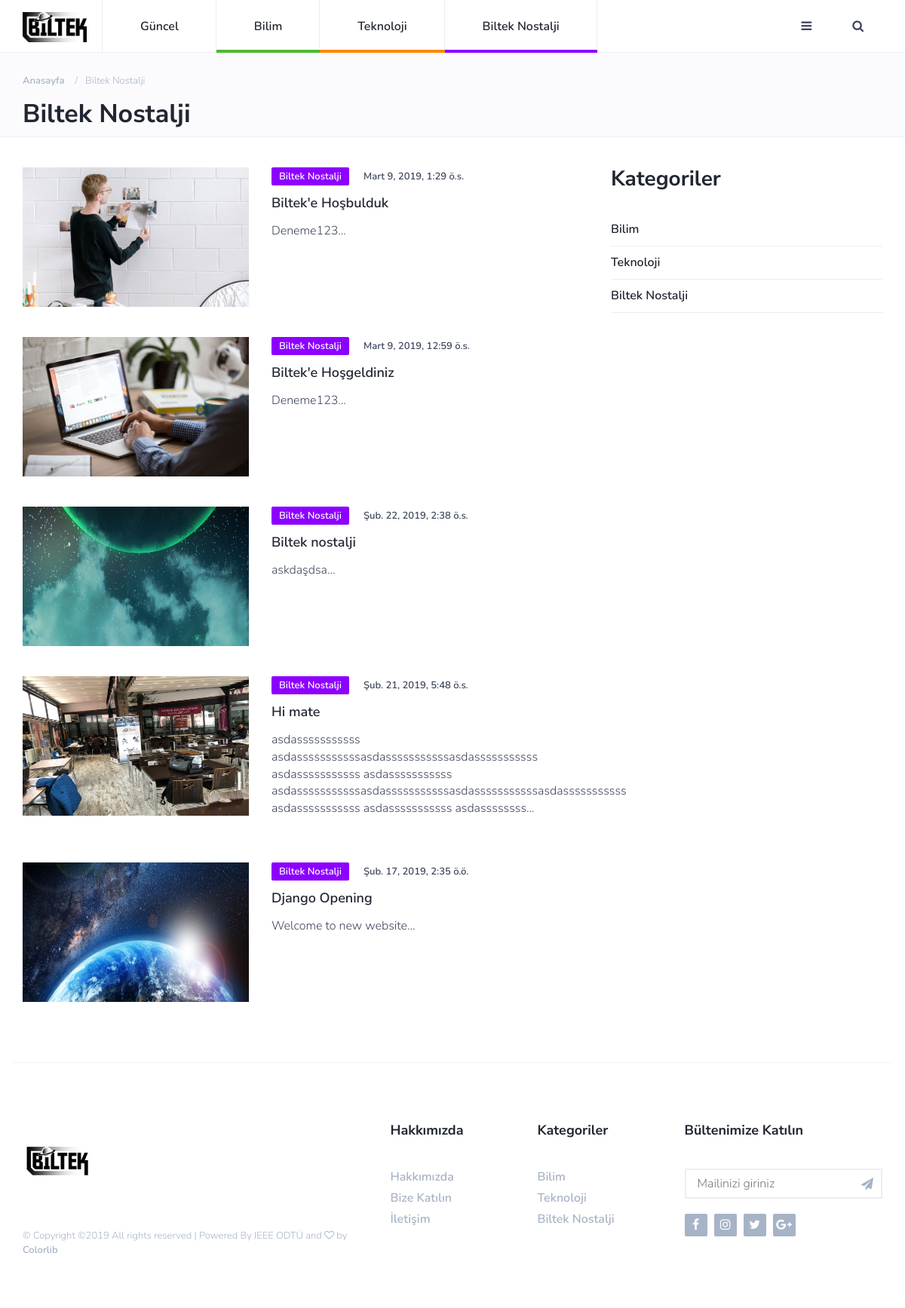
The page /biltek-nostalji/ on the database its author committed.
### articles/models.py (models this page shows, shortened)
class Article(models.Model):
    title = models.CharField(max_length=100)
    slug = models.SlugField()
    category = models.CharField(max_length=20)
    body = RichTextUploadingField()
    date = models.DateTimeField(auto_now_add=True)
    thumb = models.ImageField(default='default.png', blank=True)
    image = models.ImageField()
    mainornot = models.CharField(max_length=50,default='Hayır')
    def snippet(self):
        return self.body[:200] +"..."

### articles/views.py (the view)
# urls.py: path('biltek-nostalji/',article_views.biltek_nostalji, name="bilteknostalji"),
def biltek_nostalji(request):
    articles = Article.objects.all().order_by('-date')
    return render(request, 'articles/bilteknostalji.html',{'articles':articles})

### articles/templates/articles/bilteknostalji.html (shortened to what this page needs)
{% load static from staticfiles %}
<!DOCTYPE html>
<html lang="en">
	<head>
		<link type="text/css" rel="stylesheet" href="{% static "css/bootstrap.min.css" %}"/>
		<link rel="stylesheet" href="{% static "css/font-awesome.min.css" %}">
		<link type="text/css" rel="stylesheet" href="{% static "css/style.css" %}"/>
    </head>
	<body>
		<header id="header">
			<div id="nav">
				<div id="nav-fixed">
					<div class="container">
						<div class="nav-logo">
							<a href="{% url 'article_list' %}" class="logo"><img style="width: 85px; height: 40px;" src="{% static "./img/siyah2.png" %}" alt=""></a>
						</div>
						<ul class="nav-menu nav navbar-nav">
							<li><a href="#">Güncel</a></li>
							<li class="cat-1"><a href="{% url 'bilim' %}">Bilim</a></li>
							<li class="cat-2"><a href="{% url 'teknoloji' %}">Teknoloji</a></li>
							<li class="cat-4"><a href="{% url 'bilteknostalji' %}">Biltek Nostalji</a></li>
						</ul>
						<div class="nav-btns">
							<button class="aside-btn"><i class="fa fa-bars"></i></button>
							<button class="search-btn"><i class="fa fa-search"></i></button>
						</div>
					</div>
				</div>
							<body id="body">
							</body>
			</div>
			<div class="page-header">
				<div class="container">
					<div class="row">
						<div class="col-md-10">
							<ul class="page-header-breadcrumb">
								<li><a href="{% url 'article_list' %}">Anasayfa</a></li>
								<li>Biltek Nostalji</li>
							</ul>
							<h1>Biltek Nostalji</h1>
						</div>
					</div>
				</div>
			</div>
		</header>
		<div class="section">
			<div class="container">
				<div class="row">
					<div class="col-md-8">
						<div class="row">
							{% for article in articles %}
								{% if article.category == 'Biltek Nostalji' %}
								<div class="col-md-12">
									<div class="post post-row">
										<a class="post-img" href="{% url 'articles:detail' slug=article.slug %}"><img src="{{article.image.url}}" style="width:300px; height:185px;" alt=""></a>
										<div class="post-body">
											<div class="post-meta">
		  										<a class="post-category cat-3" href="{% url 'bilteknostalji' %}">{{ article.category }}</a>
												<span class="post-date">{{ article.date }}</span>
											</div>
											<h3 class="post-title"><a href="{% url 'articles:detail' slug=article.slug %}">{{ article.title }}</a></h3>
											<p>{{ article.snippet|striptags }}</p>
										</div>
									</div>
								</div>
								{% endif %}
							{% endfor %}
						</div>
					</div>
					<div class="col-md-4">
						<div class="aside-widget">
							<div class="section-title">
								<h2>Kategoriler</h2>
							</div>
							<div class="category-widget">
								<ul>
									<li><a href="{% url 'bilim' %}" class="cat-1">Bilim</a></li>
									<li><a href="{% url 'teknoloji' %}" class="cat-2">Teknoloji</a></li>
									<li><a href="{% url 'bilteknostalji' %}" class="cat-3">Biltek Nostalji</a></li>
								</ul>
							</div>
						</div>
					</div>
				</div>
			</div>
		</div>
		<footer id="footer">
			<div class="container">
				<div class="row">
					<div class="col-md-5">
						<div class="footer-widget">
							<div class="footer-logo">
								<a href="{% url 'article_list' %}" class="logo"><img src="{% static "./img/siyah.png" %}" alt="" width="100" height="100"></a>
							</div>
							<div class="footer-copyright">
								<span>&copy;
Copyright &copy;<script>document.write(new Date().getFullYear());</script> All rights reserved | Powered By IEEE ODTÜ and <i class="fa fa-heart-o" aria-hidden="true"></i> by <a href="https://colorlib.com" target="_blank">Colorlib</a>
</span>
							</div>
						</div>
					</div>
					<div class="col-md-4">
						<div class="row">
							<div class="col-md-6">
								<div class="footer-widget">
									<h3 class="footer-title">Hakkımızda</h3>
									<ul class="footer-links">
										<li><a href="{% url 'about' %}">Hakkımızda</a></li>
										<li><a href="#">Bize Katılın</a></li>
										<li><a href="#">İletişim</a></li>
									</ul>
								</div>
							</div>
							<div class="col-md-6">
								<div class="footer-widget">
									<h3 class="footer-title">Kategoriler</h3>
									<ul class="footer-links">
										<li><a href="{% url 'bilim' %}">Bilim</a></li>
										<li><a href="{% url 'teknoloji' %}">Teknoloji</a></li>
										<li><a href="{% url 'bilteknostalji' %}">Biltek Nostalji</a></li>
									</ul>
								</div>
							</div>
						</div>
					</div>
					<div class="col-md-3">
						<div class="footer-widget">
							<h3 class="footer-title">Bültenimize Katılın</h3>
							<div class="footer-newsletter">
								<form>
									<input class="input" type="email" name="newsletter" placeholder="Mailinizi giriniz">
									<button class="newsletter-btn"><i class="fa fa-paper-plane"></i></button>
								</form>
							</div>
							<ul class="footer-social">
								<li><a href="https://www.facebook.com/biltekblog"><i class="fa fa-facebook"></i></a></li>
								<li><a href="https://www.instagram.com/biltekblog"><i class="fa fa-instagram"></i></a></li>
								<li><a href="#"><i class="fa fa-twitter"></i></a></li>
								<li><a href="#"><i class="fa fa-google-plus"></i></a></li>
							</ul>
						</div>
					</div>
				</div>
			</div>
		</footer>
	</body>
</html>

### rows shown on the page
Article: image (picture), category "Biltek Nostalji", date "Mart 9, 2019, 1:29 ö.s.", title "Biltek'e Hoşbulduk", snippet "Deneme123..."
Article: image (picture), category "Biltek Nostalji", date "Mart 9, 2019, 12:59 ö.s.", title "Biltek'e Hoşgeldiniz", snippet "Deneme123..."
Article: image (picture), category "Biltek Nostalji", date "Şub. 22, 2019, 2:38 ö.s.", title "Biltek nostalji", snippet "askdaşdsa..."
Article: image (picture), category "Biltek Nostalji", date "Şub. 21, 2019, 5:48 ö.s.", title "Hi mate", snippet "asdasssssssssss asdasssssssssssasdasssssssssssasdasssssssssss asdasssssssssss asdasssssssssss asdasssssssssssasdasssssssssssasdasssssssssssasdasssssssssss asdasssssssssss asdasssssssssss asdassssssss..."
Article: image (picture), category "Biltek Nostalji", date "Şub. 17, 2019, 2:35 ö.ö.", title "Django Opening", snippet "Welcome to new website..."
